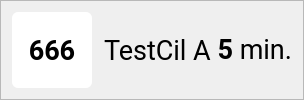
                      <widget class="QFrame" name="frame_odjezd1">
                       <property name="frameShape">
                        <enum>QFrame::StyledPanel</enum>
                       </property>
                       <property name="frameShadow">
                        <enum>QFrame::Raised</enum>
                       </property>
                       <layout class="QHBoxLayout" name="horizontalLayout_23" stretch="19,10,100,10,40">
                        <item>
                         <widget class="QLabel" name="label_prestup1_linka">
                          <property name="sizePolicy">
                           <sizepolicy hsizetype="Maximum" vsizetype="Expanding">
                            <horstretch>0</horstretch>
                            <verstretch>0</verstretch>
                           </sizepolicy>
                          </property>
                          <property name="minimumSize">
                           <size>
                            <width>80</width>
                            <height>20</height>
                           </size>
                          </property>
                          <property name="maximumSize">
                           <size>
                            <width>200</width>
                            <height>200</height>
                           </size>
                          </property>
                          <property name="font">
                           <font>
                            <family>roboto</family>
                            <pointsize>20</pointsize>
                            <bold>true</bold>
                           </font>
                          </property>
                          <property name="styleSheet">
                           <string notr="true">background-color: rgb(255,255,255); color:rgb(0,0,0); border-radius:6px;padding: 5px; font-weight: bold;</string>
                          </property>
                          <property name="text">
                           <string>666</string>
                          </property>
                          <property name="alignment">
                           <set>Qt::AlignCenter</set>
                          </property>
                         </widget>
                        </item>
                        <item>
                         <widget class="QLabel" name="label_prestup1_sipky">
                          <property name="sizePolicy">
                           <sizepolicy hsizetype="Maximum" vsizetype="Expanding">
                            <horstretch>0</horstretch>
                            <verstretch>0</verstretch>
                           </sizepolicy>
                          </property>
                          <property name="text">
                           <string>&lt;html&gt;&lt;head/&gt;&lt;body&gt;&lt;p&gt;&lt;img src=&quot;:/images/resources/LCD-piktogramy_verze-LCD-5-17.svg&quot; height=&quot;30&quot;/&gt;&lt;/p&gt;&lt;/body&gt;&lt;/html&gt;</string>
                          </property>
                         </widget>
                        </item>
                        <item>
                         <widget class="QLabel" name="label_prestup1_cil">
                          <property name="font">
                           <font>
                            <family>roboto</family>
                            <pointsize>20</pointsize>
                           </font>
                          </property>
                          <property name="text">
                           <string>TestCil</string>
                          </property>
                         </widget>
                        </item>
                        <item>
                         <widget class="QLabel" name="label_prestup1_nastupiste">
                          <property name="sizePolicy">
                           <sizepolicy hsizetype="Preferred" vsizetype="Preferred">
                            <horstretch>0</horstretch>
                            <verstretch>0</verstretch>
                           </sizepolicy>
                          </property>
                          <property name="font">
                           <font>
                            <family>roboto</family>
                            <pointsize>20</pointsize>
                           </font>
                          </property>
                          <property name="text">
                           <string>A</string>
                          </property>
                          <property name="alignment">
                           <set>Qt::AlignJustify|Qt::AlignVCenter</set>
                          </property>
                         </widget>
                        </item>
                        <item>
                         <widget class="QLabel" name="label_prestup1_odjezd">
                          <property name="sizePolicy">
                           <sizepolicy hsizetype="Preferred" vsizetype="Preferred">
                            <horstretch>0</horstretch>
                            <verstretch>0</verstretch>
                           </sizepolicy>
                          </property>
                          <property name="font">
                           <font>
                            <family>roboto</family>
                            <pointsize>20</pointsize>
                           </font>
                          </property>
                          <property name="text">
                           <string> &lt;b&gt;5&lt;/b&gt; min.</string>
                          </property>
                          <property name="alignment">
                           <set>Qt::AlignRight|Qt::AlignTrailing|Qt::AlignVCenter</set>
                          </property>
                         </widget>
                        </item>
                       </layout>
                      </widget>
